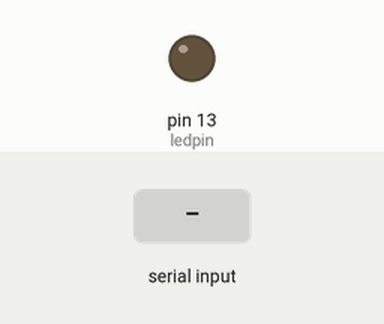
Simulated run of this sketch. Board: Arduino Uno, built with avr-gcc and run on an emulated ATmega328P. Shown: output pins drawn as LEDs (lit = HIGH). The inputs (shaded band) are chosen by the test bench. What the sketch prints to the serial monitor is not drawn.

Above: at 1.2 s.
1.3 s: "1" received over the second serial link
At 2.4 s:
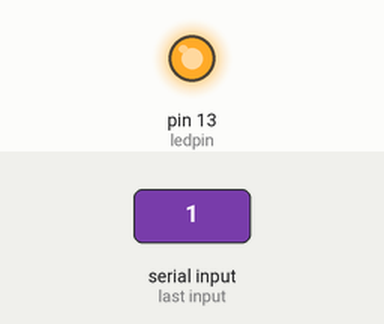
2.8 s: "0" received over the second serial link
At 3.6 s:
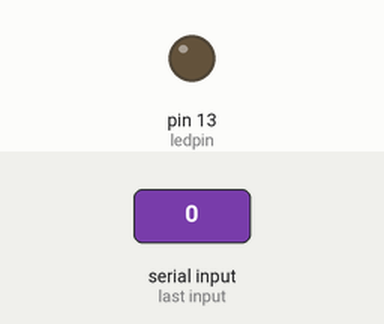
Timing chart, 0 to 5.8 s (numbered marks = the images above; inputs shaded):
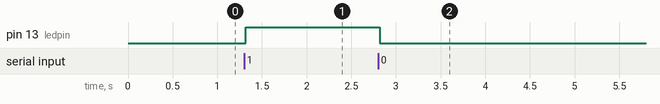

Measured:
- after the input at 1.3 s, pin 13 (ledpin): LOW → HIGH at once
- after the input at 2.8 s, pin 13 (ledpin): HIGH → LOW at once

The sketch:

CODING_BLUETOOTH.ino
```cpp
#include <SoftwareSerial.h>
SoftwareSerial mySerial(2, 3);
int ledpin = 13;

void setup() {
  mySerial.begin(9600);
  Serial.begin(9600);
  pinMode(ledpin, OUTPUT);
}
void loop() {
  int i;
  Serial.print(Serial.read());
  if (mySerial.available()) {
    i = mySerial.read();
    Serial.println("DATA RECEIVED:");

    if (i == '1') {
      digitalWrite(ledpin, 1);
      Serial.println("led on");
    }
    if (i == '0') {
      digitalWrite(ledpin, 0);
      Serial.println("led off");
    }
  }
}
```
